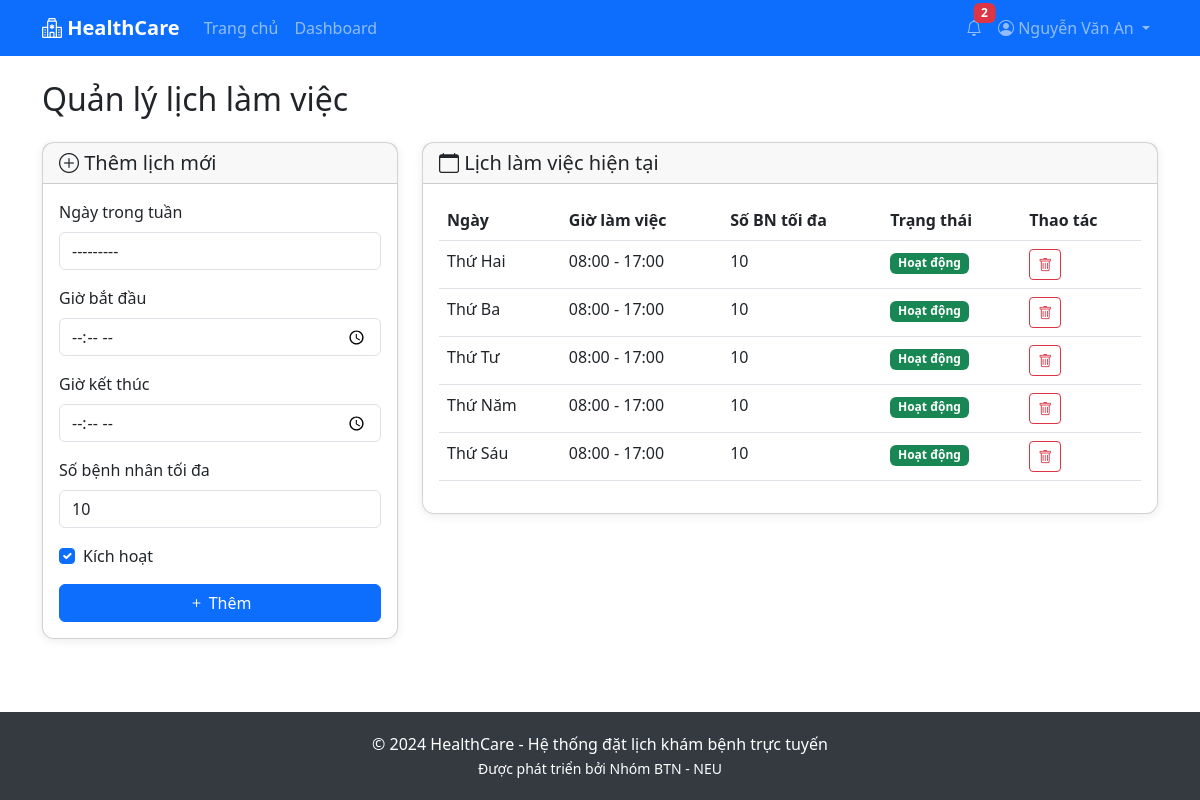
The app's page /doctor/schedule/ (signed in) with its own data.
### accounts/models.py (models this page shows, shortened)
class User(AbstractUser):
    ROLE_CHOICES = [
        ('patient', 'Bệnh nhân'),
        ('doctor', 'Bác sĩ'),
        ('admin', 'Quản trị viên'),
    ]
    role = models.CharField(max_length=10, choices=ROLE_CHOICES, default='patient')
    phone = models.CharField(max_length=15, blank=True)
    address = models.TextField(blank=True)
    is_active = models.BooleanField(default=True)
    def is_patient(self):
        return self.role == 'patient'
    def is_doctor(self):
        return self.role == 'doctor'

### doctors/models.py (models this page shows, shortened)
class DoctorSchedule(models.Model):
    WEEKDAY_CHOICES = [
        (0, 'Thứ Hai'),
        (1, 'Thứ Ba'),
        (2, 'Thứ Tư'),
        (3, 'Thứ Năm'),
        (4, 'Thứ Sáu'),
        (5, 'Thứ Bảy'),
        (6, 'Chủ Nhật'),
    ]
    doctor = models.ForeignKey(Doctor, on_delete=models.CASCADE, related_name='schedules')
    weekday = models.IntegerField(choices=WEEKDAY_CHOICES)
    start_time = models.TimeField()
    end_time = models.TimeField()
    max_patients = models.PositiveIntegerField(default=10)
    is_active = models.BooleanField(default=True)
    buffer_minutes = models.PositiveIntegerField(
        default=5,
        help_text='Thời gian nghỉ giữa các ca (phút)'
    )
    class Meta:
        verbose_name = 'Lịch làm việc'
        verbose_name_plural = 'Lịch làm việc'
        unique_together = ['doctor', 'weekday', 'start_time']

### doctors/views.py (the view)
    def wrapper(request, *args, **kwargs):
        if not request.user.is_doctor():
            messages.error(request, 'Bạn không có quyền truy cập trang này.')
            return redirect('dashboard')
        return view_func(request, *args, **kwargs)

### doctors/forms.py
class DoctorScheduleForm(forms.ModelForm):
    class Meta:
        model = DoctorSchedule
        fields = ['weekday', 'start_time', 'end_time', 'max_patients', 'is_active']
        widgets = {
            'start_time': forms.TimeInput(attrs={'type': 'time'}),
            'end_time': forms.TimeInput(attrs={'type': 'time'}),
        }
    def __init__(self, *args, **kwargs):
        super().__init__(*args, **kwargs)
        for field_name, field in self.fields.items():
            if field_name != 'is_active':
                field.widget.attrs['class'] = 'form-control'
            else:
                field.widget.attrs['class'] = 'form-check-input'

### doctors/views.py (called while the page is built)
def doctor_required(view_func):
    def wrapper(request, *args, **kwargs):
        if not request.user.is_doctor():
            messages.error(request, 'Bạn không có quyền truy cập trang này.')
            return redirect('dashboard')
        return view_func(request, *args, **kwargs)
    return wrapper

@login_required
@doctor_required
def doctor_schedule(request):
    doctor = request.user.doctor_profile
    schedules = DoctorSchedule.objects.filter(doctor=doctor)
    if request.method == 'POST':
        form = DoctorScheduleForm(request.POST)
        if form.is_valid():
            schedule = form.save(commit=False)
            schedule.doctor = doctor
            schedule.save()
            messages.success(request, 'Thêm lịch làm việc thành công.')
            return redirect('doctor_schedule')
    else:
        form = DoctorScheduleForm()
    context = {
        'form': form,
        'schedules': schedules,
    }
    return render(request, 'doctors/schedule.html', context)

### templates/doctors/schedule.html (shortened to what this page needs)
{% extends 'base.html' %}
{% block content %}
<div class="container py-4">
    <h2 class="mb-4">Quản lý lịch làm việc</h2>
    <div class="row">
        <div class="col-md-4">
            <div class="card">
                <div class="card-header">
                    <h5 class="mb-0"><i class="bi bi-plus-circle"></i> Thêm lịch mới</h5>
                </div>
                <div class="card-body">
                    <form method="post">
                        <div class="mb-3">
                            <label class="form-label">Ngày trong tuần</label>
                            {{ form.weekday }}
                        </div>
                        <div class="mb-3">
                            <label class="form-label">Giờ bắt đầu</label>
                            {{ form.start_time }}
                        </div>
                        <div class="mb-3">
                            <label class="form-label">Giờ kết thúc</label>
                            {{ form.end_time }}
                        </div>
                        <div class="mb-3">
                            <label class="form-label">Số bệnh nhân tối đa</label>
                            {{ form.max_patients }}
                        </div>
                        <div class="mb-3 form-check">
                            {{ form.is_active }}
                            <label class="form-check-label">Kích hoạt</label>
                        </div>
                        <button type="submit" class="btn btn-primary w-100">
                            <i class="bi bi-plus"></i> Thêm
                        </button>
                    </form>
                </div>
            </div>
        </div>
        <div class="col-md-8">
            <div class="card">
                <div class="card-header">
                    <h5 class="mb-0"><i class="bi bi-calendar"></i> Lịch làm việc hiện tại</h5>
                </div>
                <div class="card-body">
                    {% if schedules %}
                        <table class="table">
                            <thead>
                                <tr>
                                    <th>Ngày</th>
                                    <th>Giờ làm việc</th>
                                    <th>Số BN tối đa</th>
                                    <th>Trạng thái</th>
                                    <th>Thao tác</th>
                                </tr>
                            </thead>
                            <tbody>
                                {% for schedule in schedules %}
                                    <tr>
                                        <td>{{ schedule.get_weekday_display }}</td>
                                        <td>{{ schedule.start_time }} - {{ schedule.end_time }}</td>
                                        <td>{{ schedule.max_patients }}</td>
                                        <td>
                                            {% if schedule.is_active %}
                                                <span class="badge bg-success">Hoạt động</span>
                                            {% else %}
                                                <span class="badge bg-secondary">Tạm dừng</span>
                                            {% endif %}
                                        </td>
                                        <td>
                                            <a href="{% url 'delete_schedule' schedule.id %}" class="btn btn-sm btn-outline-danger" onclick="return confirm('Bạn có chắc muốn xóa?')">
                                                <i class="bi bi-trash"></i>
                                            </a>
                                        </td>
                                    </tr>
                                {% endfor %}
                            </tbody>
                        </table>
                    {% else %}
                        <p class="text-muted mb-0">Chưa có lịch làm việc nào.</p>
                    {% endif %}
                </div>
            </div>
        </div>
    </div>
</div>
{% endblock %}

### templates/base.html (shortened to what this page needs)
<!DOCTYPE html>
<html lang="vi">
<head>
    <link href="https://cdn.jsdelivr.net/npm/bootstrap@5.3.0/dist/css/bootstrap.min.css" rel="stylesheet">
    <link href="https://cdn.jsdelivr.net/npm/bootstrap-icons@1.10.0/font/bootstrap-icons.css" rel="stylesheet">
</head>
<body>
    <nav class="navbar navbar-expand-lg navbar-dark bg-primary">
        <div class="container">
            <a class="navbar-brand" href="{% url 'home' %}">
                <i class="bi bi-hospital"></i> HealthCare
            </a>
            <div class="collapse navbar-collapse" id="navbarNav">
                <ul class="navbar-nav me-auto">
                    <li class="nav-item">
                        <a class="nav-link" href="{% url 'home' %}">Trang chủ</a>
                    </li>
                    {% if user.is_authenticated %}
                        <li class="nav-item">
                            <a class="nav-link" href="{% url 'dashboard' %}">Dashboard</a>
                        </li>
                    {% endif %}
                </ul>
                <ul class="navbar-nav">
                    {% if user.is_authenticated %}
                        <li class="nav-item dropdown">
                            <a class="nav-link position-relative" href="#" id="notificationDropdown" role="button" data-bs-toggle="dropdown">
                                <i class="bi bi-bell"></i>
                                <span class="badge bg-danger notification-badge" id="notificationCount" style="display: none;">0</span>
                            </a>
                        </li>
                        <li class="nav-item dropdown">
                            <a class="nav-link dropdown-toggle" href="#" id="userDropdown" role="button" data-bs-toggle="dropdown">
                                <i class="bi bi-person-circle"></i>
                                <span class="d-none d-md-inline">{{ user.get_full_name|default:user.username }}</span>
                            </a>
                        </li>
                    {% endif %}
                </ul>
            </div>
        </div>
    </nav>
    <main>
        {% block content %}{% endblock %}
    </main>
    <footer>
        <div class="container text-center">
            <p class="mb-0">&copy; 2024 HealthCare - Hệ thống đặt lịch khám bệnh trực tuyến</p>
            <small>Được phát triển bởi Nhóm BTN - NEU</small>
        </div>
    </footer>
</body>
</html>

### templates/base.html (style rules this page uses)
:root { --primary-gradient: linear-gradient(135deg, #667eea 0%, #764ba2 100%); --primary-color: #667eea; }
* { -webkit-tap-highlight-color: transparent; }
body { min-height: 100vh; display: flex; flex-direction: column; font-size: 16px; }
.navbar-brand { font-weight: bold; }
.card { transition: transform 0.2s; border-radius: 12px; box-shadow: 0 2px 10px rgba(0,0,0,0.08); }
footer { margin-top: auto; background-color: #343a40; color: white; padding: 20px 0; }
.notification-badge { position: absolute; top: 0; right: 0; transform: translate(25%, -25%); }
.navbar { position: sticky; top: 0; z-index: 1030; }

### records on screen
User: get_full_name "Nguyễn Văn An"
DoctorSchedule: weekday "Thứ Hai", start_time "08:00", end_time "17:00", max_patients "10", is_active "Hoạt động"
DoctorSchedule: weekday "Thứ Ba", start_time "08:00", end_time "17:00", max_patients "10", is_active "Hoạt động"
DoctorSchedule: weekday "Thứ Tư", start_time "08:00", end_time "17:00", max_patients "10", is_active "Hoạt động"
DoctorSchedule: weekday "Thứ Năm", start_time "08:00", end_time "17:00", max_patients "10", is_active "Hoạt động"
DoctorSchedule: weekday "Thứ Sáu", start_time "08:00", end_time "17:00", max_patients "10", is_active "Hoạt động"
